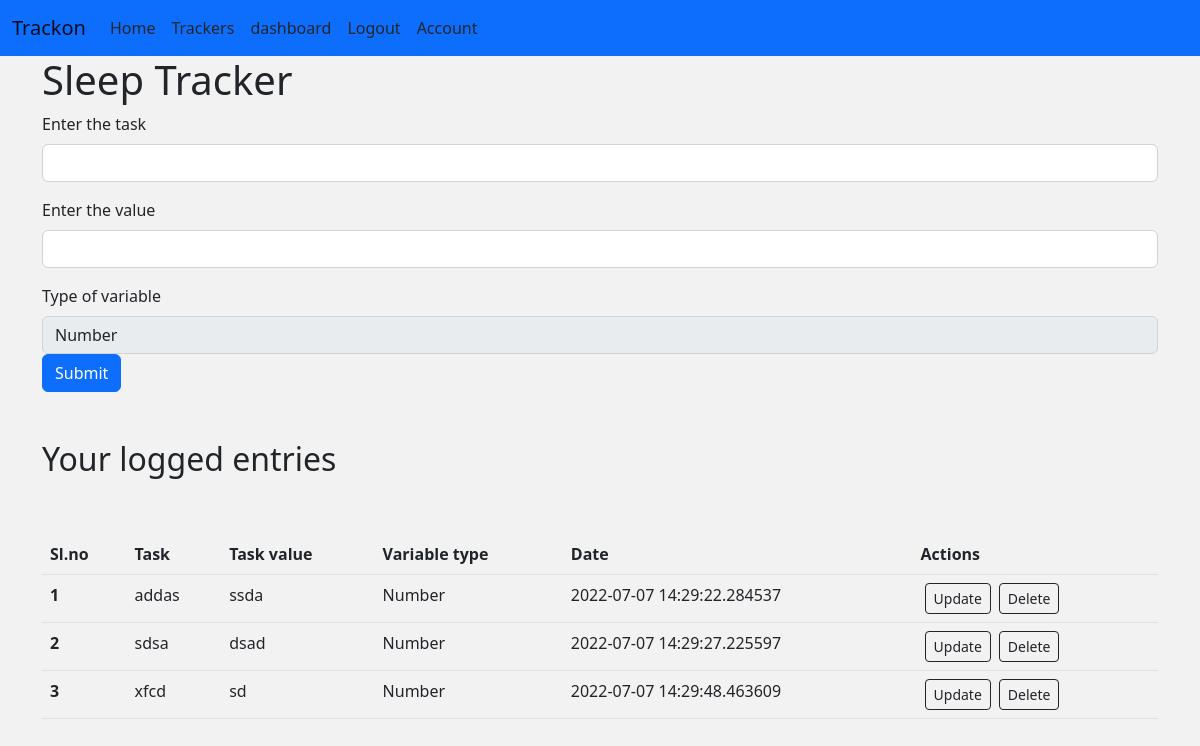
The page /log/1 (signed in) on the database its author committed.
### main/models.py (models this page shows, shortened)
class Tracker(db.Model):
    sno = db.Column(db.Integer, primary_key=True)
    tracker_name = db.Column(db.String(300), nullable=False, unique=True)
    task_value_type = db.Column(db.String(20), nullable=False)
    user_id = db.Column(db.Integer, db.ForeignKey('user.id'))
    logs = db.relationship('Inputaken', backref='tracker', lazy=True)

class Inputaken(db.Model):
    sno = db.Column(db.Integer, primary_key=True)
    task_title = db.Column(db.String(300), nullable=False)
    task_value = db.Column(db.Integer, nullable=False)
    task_date = db.Column(db.DateTime, default=datetime.utcnow)
    task_variable = db.Column(db.String(20), nullable=False)
    user_id = db.Column(db.Integer, db.ForeignKey('user.id'), nullable=False)
    tracker_id = db.Column(db.Integer, db.ForeignKey('tracker.sno'), nullable=False)

### main/routes.py (the view, shortened to what this page needs)
@app.route("/log/<int:sno>", methods=['GET', 'POST'])
@login_required
def log(sno):
    task_table = Tracker.query.filter_by(sno=sno).first()
    outputpage = Inputaken.query.filter_by(
        tracker_id=sno, user_id=current_user.id).all()
    if request.method == 'GET':
        return render_template('log.html', task=task_table, outputpage=outputpage)

### main/models.py (called while the page is built)
@login_manager.user_loader
def load_user(user_id):
    return User.query.get(int(user_id))

### main/templates/log.html
{% extends 'base.html' %}
{% block content %}
<div class="container">
    <div class="track_type">
        <h1>{{task.tracker_name}}</h1>
    </div>
    <form action="/log/{{task.sno}}" method="POST">
        <div class="mb-3">
            <label for="exampleInputEmail1" class="form-label">Enter the task <title></title></label>
            <input type="text" class="form-control" name="title" id="text-title">
        </div>
        <div class="mb-3">
            <label for="exampleInputPassword1" class="form-label">Enter the value</label>
            <input type="text" class="form-control" name="value" id="exampleInputPassword1">
        </div>
        <label for="inputState" class="form-label">Type of variable</label>
        <input type="text" disabled=true class="form-control" value={{task.task_value_type}}>
        <button type="submit" class="btn btn-primary">Submit</button>
    </form>
    <br><br>
    <h2>Your logged entries</h2><br><br>
    {% if outputpage|length == 0 %}
    <div class="alert alert-dark" role="alert">
        No Task details found. Add your first task now!
    </div>
    {% else %}
    <table class="table">
        <thead>
            <tr>
                <th scope="col">Sl.no</th>
                <th scope="col">Task</th>
                <th scope="col">Task value</th>
                <th scope="col">Variable type</th>
                <th scope="col">Date</th>
                <th scope="col">Actions</th>
            </tr>
        </thead>
        <tbody>
            {% for inpt in outputpage %}
            <tr>
                <th scope="row">{{loop.index}}</th>
                <td>{{inpt.task_title}}</td>
                <td>{{inpt.task_value}}</td>
                <td>{{inpt.task_variable}}</td>
                <td>{{inpt.task_date}}</td>
                <td><a href="/log/update/{{inpt.sno}}" type="button"
                        class="btn btn-outline-dark btn-sm mx-1">Update</button>
                        <a href="/log/delete/{{inpt.sno}}" type="button"
                            class="btn btn-outline-dark btn-sm mx-1">Delete</button></td>
            </tr>
            {% endfor %}
        </tbody>
    </table>
    {% endif %}
</div>
{% endblock content %}

### main/static/main.css (style rules this page uses)
body { background-color: #f2f2f2; }

### rows shown on the page
Tracker: tracker_name "Sleep Tracker", task_value_type "Number"
Inputaken: task_title "addas", task_value "ssda", task_variable "Number", task_date "2022-07-07 14:29:22.284537"
Inputaken: task_title "sdsa", task_value "dsad", task_variable "Number", task_date "2022-07-07 14:29:27.225597"
Inputaken: task_title "xfcd", task_value "sd", task_variable "Number", task_date "2022-07-07 14:29:48.463609"
